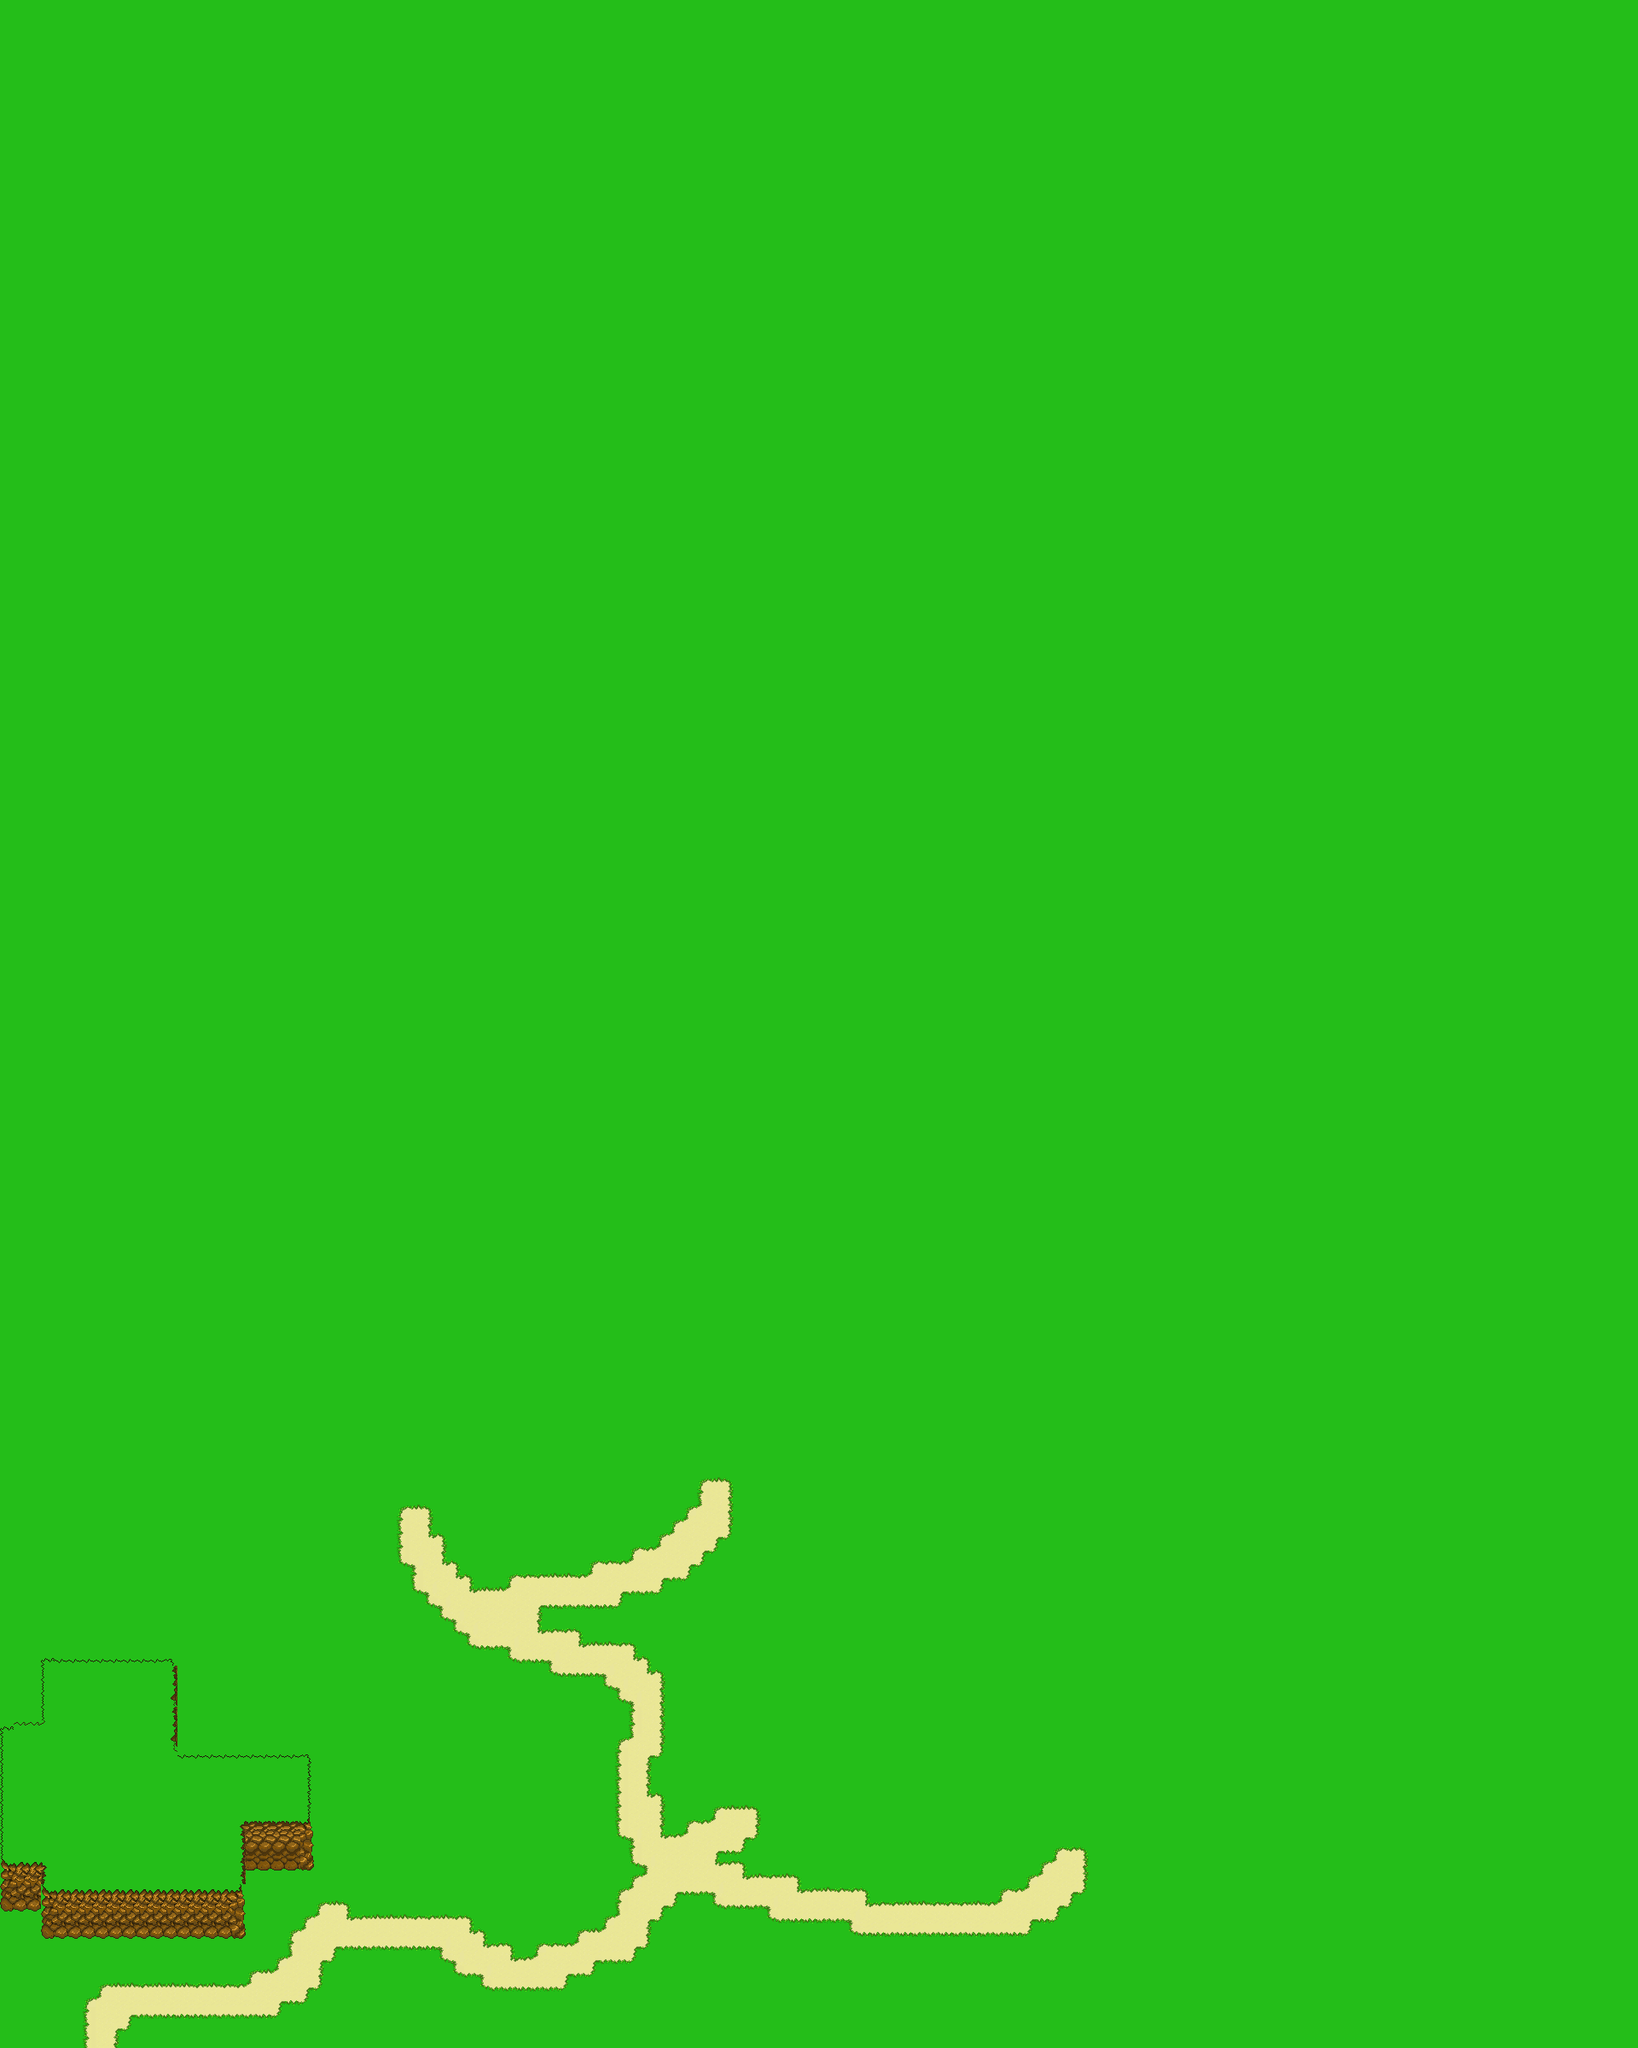

A 2D game scene composited from a Tiled map and its tileset images. What follows is a short description and the map's XML, with each tile layer's data collapsed to a summary:
An orthogonal 120x150 tile map with 16x16 px tiles, 3 tile layers (Spring Base, Spring Ground, Spring Upper) and 2 objects (Entrance, Exit).

<map version="1.0" tiledversion="1.1.4" orientation="orthogonal" renderorder="right-down" width="120" height="150" tilewidth="16" tileheight="16" infinite="0" nextobjectid="6">
 <properties>
  <property name="Outside" type="bool" value="true" />
 </properties>
 <tileset firstgid="1" source="..\Tilesets\tilesetManorGrounds.tsx" />
 <layer name="Spring Base" width="120" height="150">
  <data>[18000 cells, 18000 non-empty, 18 distinct tile ids]</data>
 </layer>
 <layer name="Spring Ground" width="120" height="150">
  <data>[18000 cells, 147 non-empty, 30 distinct tile ids]</data>
 </layer>
 <layer name="Spring Upper" width="120" height="150">
  <data>[18000 cells, 0 non-empty, 0 distinct tile ids]</data>
 </layer>
 <objectgroup name="Travel Layer">
  <object id="1" name="Entrance" x="115.416" y="2370.33" width="8.99997" height="9.66663">
   <properties>
    <property name="Map" value="mapHighlands" />
   </properties>
  </object>
  <object id="2" name="Exit" x="96.9163" y="2387.67" width="60.5" height="12.3333">
   <properties>
    <property name="Map" value="mapHighlands" />
   </properties>
  </object>
 </objectgroup>
</map>
